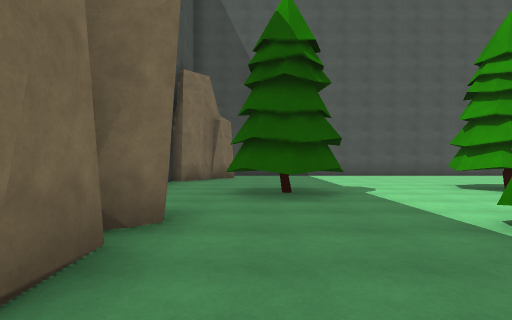
[1] (above)

21 first-person views from a walk through a 3-D level made in the Unity game engine. The camera is 1.3 m above the floor, looks level and sees 80° across. Doors are open. The floor is counted in squares, 2 m on a side. Each view is taken from the middle of a square. On the plan, view 1 faces up. The plan holds only what a view shows up to about 10 squares ahead; the rest is blank. The place goes on beyond the plan. Some surface patterns are stand-ins.

[2]
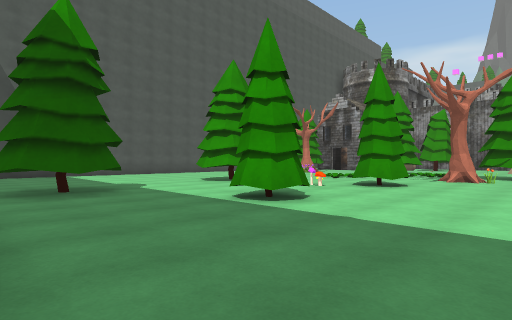

[3]
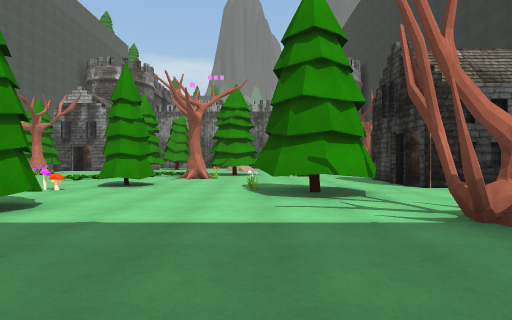

[4]
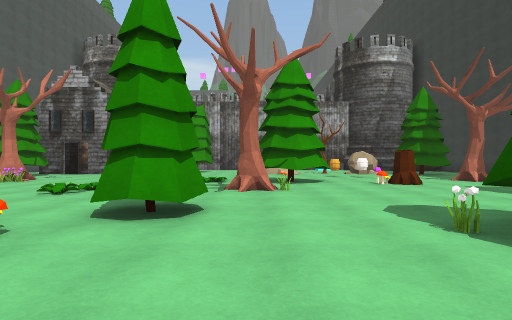

[5]
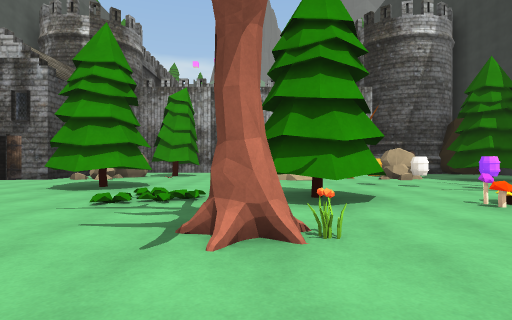

[6]
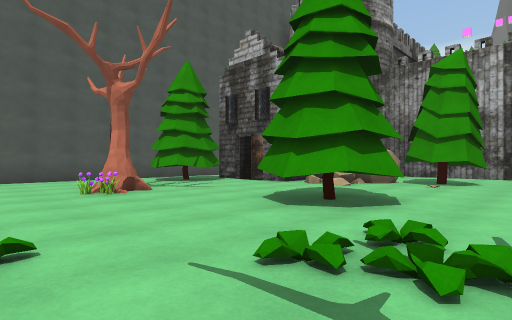

[7]
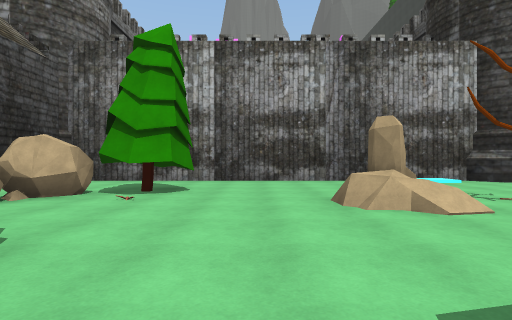

[8]
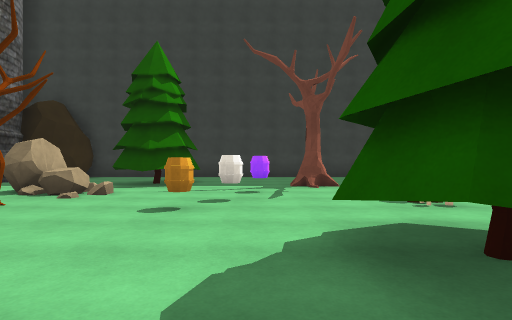

[9]
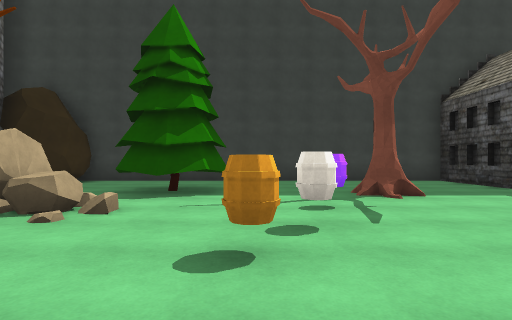

[10]
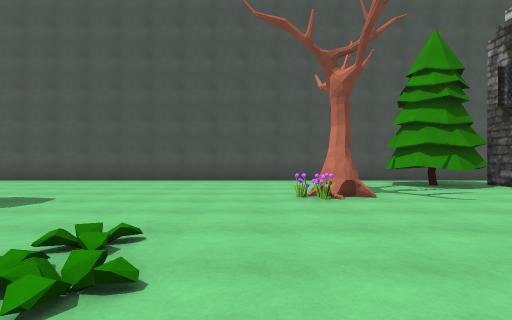

[11]
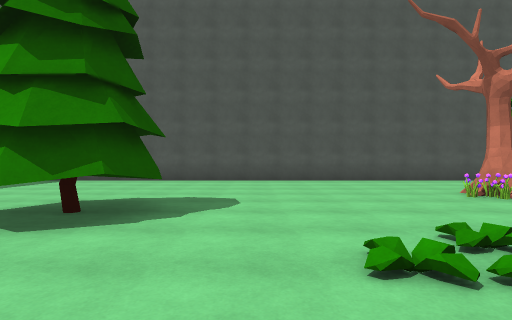

[12]
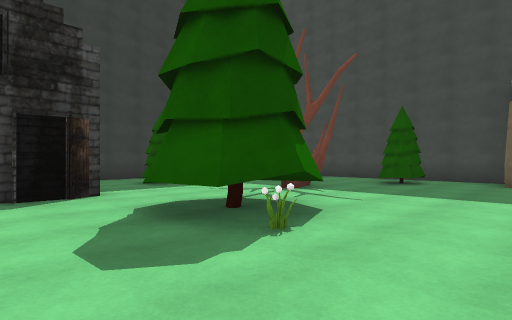

[13]
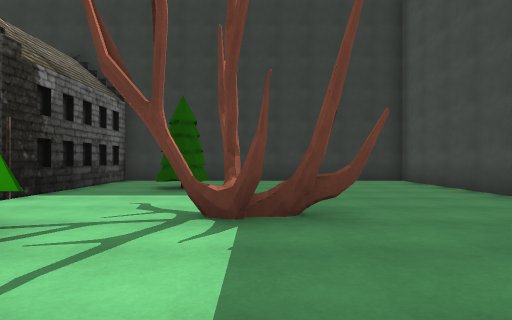

[14]
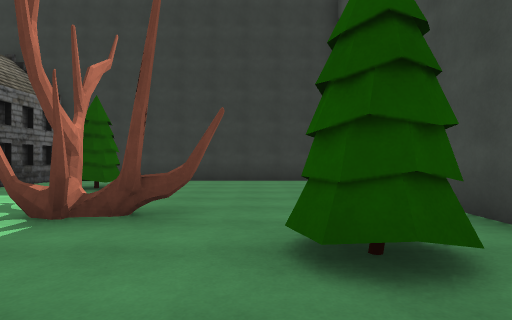

[15]
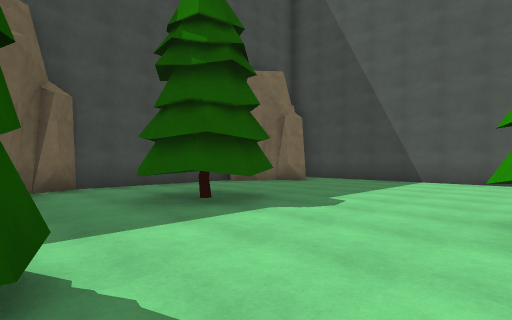

[16]
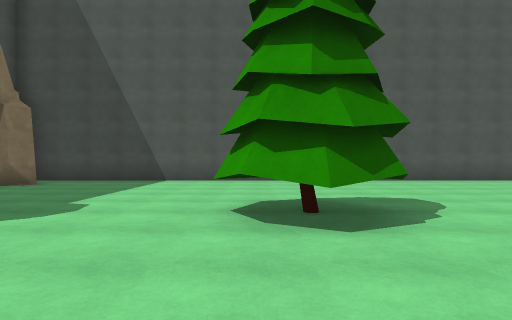

[17]
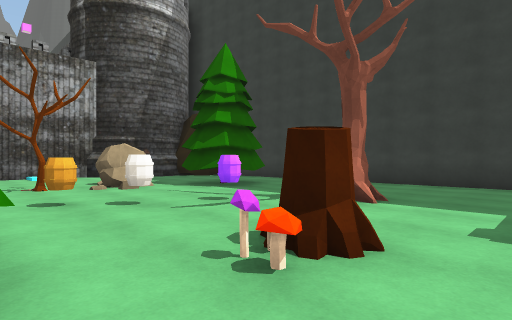

[18]
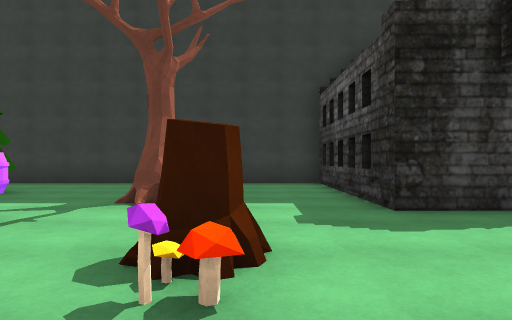

[19]
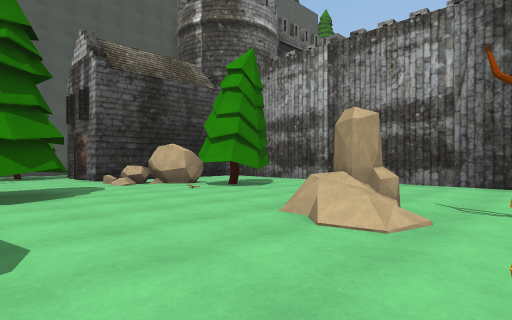

[20]
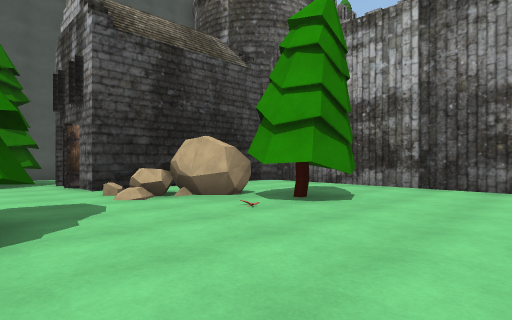

[21]
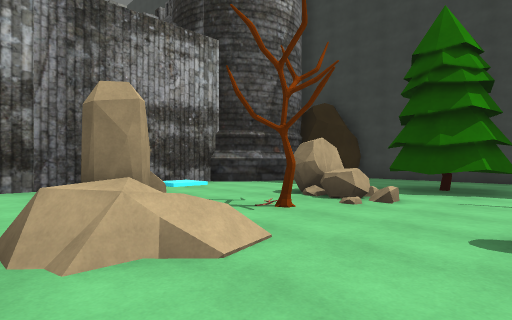

### Floor plan
Key: @ floor where view 1 was taken; # wall or solid block; . floor; / step, stairs or slope; D open door; R rock; T tree; F flower; P plant; H house; M mushroom; S stump; W tower; O other object.
Columns run from 3 left of view 1 to 23 right of it. Each row starts with its distance up from view 1.
 13  #####################
 12  #................T #
 11  #R...............TT#
 10 ##................TT#
  9 #..............TT...H
  8 #........T.....F....#### W#
  7 #..TT...TTT..........O....#
  6 #..TT...TT........T.ORR...#
  5 #..TT.......PP...TT...#T..#
  4 ##.......O.......TT...TT..#
  3  ##...T..OT....PP.........D
  2   #...T..TT....P..........#
  1   R..........T.TT..../....D
  0 ##.@.........FTTT.../R....#
 -1 #.......TF.....TT.../.....#
 -2 #.T....TTT....MM..O..T....#
 -3 #....TT.TT....S..O../..../#
 -4 #...TT........M..O../RR../#
 -5 #........####.........R..W#
 -6 #........#  #..TT..TTT...##
 -7 #.....TT.H  #......TT..
 -8 #........#  #.......... WR
 -9 #........#  #..........RRW
-10 ##########  ############R

Positions as (right, up) in squares from view 1, and headings:
1: (0, 0), facing up
2: (-1, -1), facing up-right
3: (-1, -1), facing right
4: (3, 1), facing right
5: (7, 1), facing right
6: (10, 2), facing up-right
7: (13, 2), facing right
8: (14, 2), facing down
9: (15, 0), facing down
10: (11, 3), facing up
11: (8, 3), facing up
12: (8, 1), facing down-left
13: (2, 0), facing down
14: (0, 0), facing down
15: (5, 3), facing up-left
16: (5, 3), facing up
17: (10, -1), facing down-right
18: (11, -1), facing down
19: (14, -2), facing up-right
20: (15, 1), facing up-right
21: (15, 1), facing down-right
